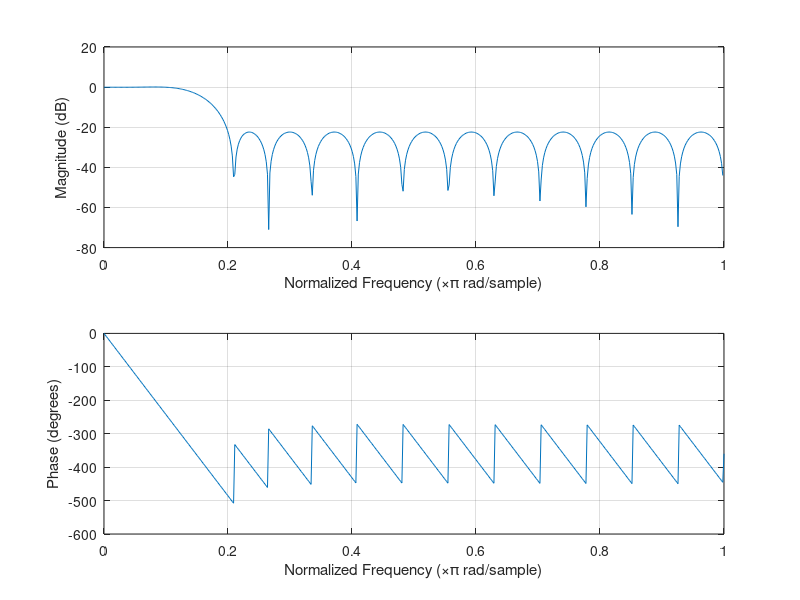

The MATLAB script that drew this image:
clc; clear all;
%% prepara para gerar sinal:
Fs = 10000; %voce deve/pode alterar. Trata-se da frequencia de "aquisicao"
t=0:1/Fs:0.01; %voce deve/pode alterar. Trata-se de quanto tempo voce deseja analisar o sinal.

%% projeta filtro:
[n,fo,ao,w] = firpmord([500  1000],[1 0],[0.01 0.1],Fs); %estes valores de parametros devem alterar segundo seu exemplo. Consulte o help do Matlab para entender ou procure o professor para esclarecimentos
coeficientes_sistema = firpm(n,fo,ao,w);
freqz(coeficientes_sistema,1,512);%esta funcao apenas gera um grafico para mostrar como o sistema projetado se comporta. O eixo de frequencias esta normalizado

%% agora eh sua vez,....filtra pra mim vai ;)
